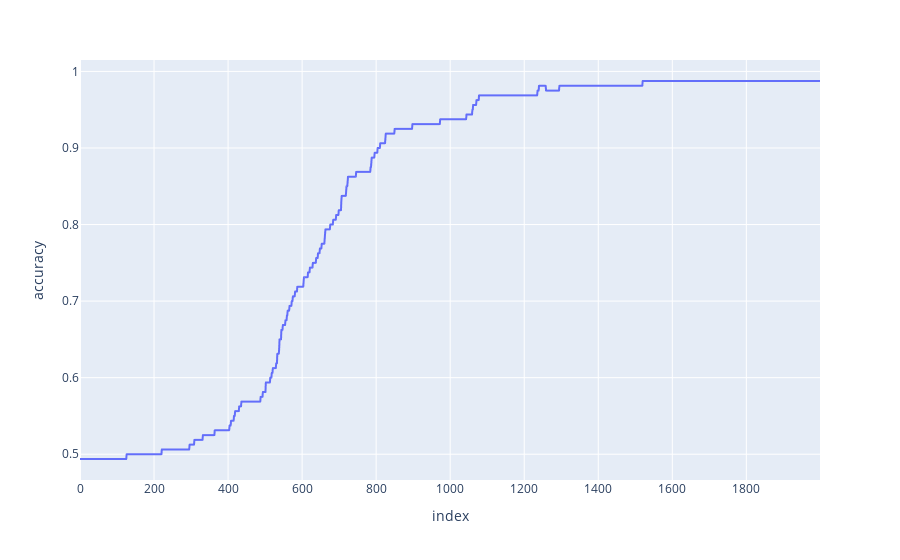

Notebook source saved alongside this figure:
### Code cell
import plotly.express as px

fig = px.line(mlp.results, x=mlp.results.index, y="accuracy")
fig.show()

### Figure 1 — Plotly figure (JSON) as saved in the notebook; plotly's stock layout.template omitted (floating-point values rounded to 4 significant figures; data arrays with more than 128 entries replaced by an {"elided": "..."} marker saying what was removed)
{"data": [{"hovertemplate": "index=%{x}<br>accuracy=%{y}<extra></extra>", "legendgroup": "", "line": {"color": "#636efa", "dash": "solid"}, "marker": {"symbol": "circle"}, "mode": "lines", "name": "", "showlegend": false, "type": "scattergl", "x": {"elided": "2000 int values"}, "xaxis": "x", "y": {"elided": "2000 float values"}, "yaxis": "y"}], "layout": {"legend": {"tracegroupgap": 0}, "margin": {"t": 60}, "xaxis": {"anchor": "y", "domain": [0, 1], "title": {"text": "index"}}, "yaxis": {"anchor": "x", "domain": [0, 1], "title": {"text": "accuracy"}}}}
